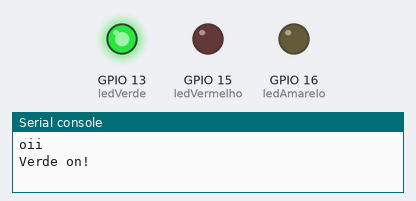
The program below on a simulated ESP32 board running MicroPython. Shown: output pins drawn as LEDs (lit = HIGH), the last lines printed to the serial console. Wiring (from the project's diagram.json): green LED on GPIO 13, red LED on GPIO 15, yellow LED on GPIO 16.

Above: at 10.0 s.
At 20.2 s:
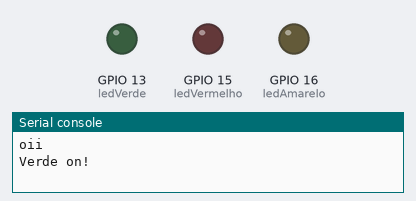
At 25.5 s:
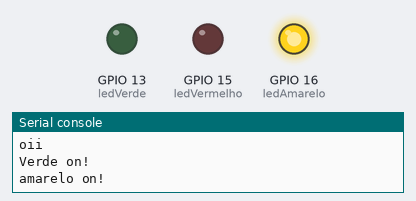
At 34.5 s:
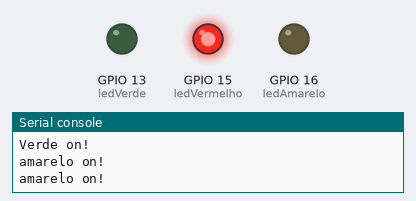
Timing chart, 0 to 50.1 s (numbered marks = the images above):
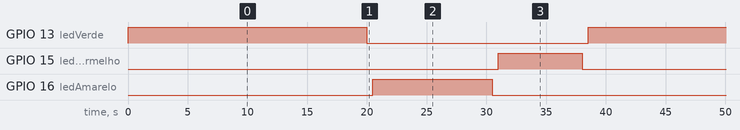

Measured:
- by itself, GPIO 13 (ledVerde): alternates HIGH for 20.0 s and LOW for 18.5 s
- by itself, GPIO 15 (ledVermelho): alternates HIGH for 7.0 s and LOW for 31.5 s
- by itself, GPIO 16 (ledAmarelo): alternates HIGH for 10.0 s and LOW for 28.5 s

The program:

main.py
```python
from machine import Pin
from utime import sleep

print("oii")

ledVerde = Pin(13, Pin.OUT)
ledVermelho = Pin(15, Pin.OUT)
ledAmarelo = Pin(16, Pin.OUT)

while True:
    ledVerde.on()
    print("Verde on!")
    sleep(20)
    ledVerde.off()
    sleep(0.5)

    ledAmarelo.on()
    print("amarelo on!")
    sleep(10)
    ledAmarelo.off()
    sleep(0.5)

    ledVermelho.on()
    print("amarelo on!")
    sleep(7)
    ledVermelho.off()
    sleep(0.5)
```
